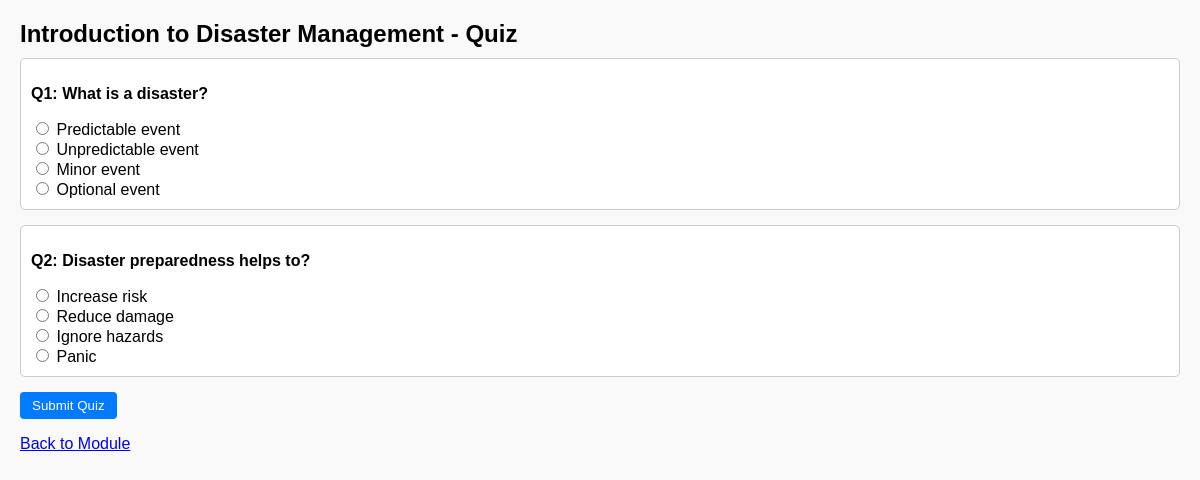
The app's page /lms/public/quiz.php?module_id=1 (signed in) with its own data.
### tables this page shows
CREATE TABLE `modules` (
  `id` int(11) NOT NULL,
  `title` varchar(255) NOT NULL,
  `description` text DEFAULT NULL,
  `sequence` int(11) NOT NULL,
  `status` enum('locked','unlocked','completed') DEFAULT 'locked',
  `created_at` timestamp NOT NULL DEFAULT current_timestamp(),
  `teacher_id` int(11) DEFAULT NULL
);

CREATE TABLE `quiz_questions` (
  `id` int(11) NOT NULL,
  `quiz_id` int(11) NOT NULL,
  `question` text NOT NULL,
  `option_a` varchar(255) NOT NULL,
  `option_b` varchar(255) NOT NULL,
  `option_c` varchar(255) NOT NULL,
  `option_d` varchar(255) NOT NULL,
  `answer` enum('a','b','c','d') NOT NULL,
  `created_at` timestamp NOT NULL DEFAULT current_timestamp()
);

### lms/public/quiz.php (the view, shortened to what this page needs)
<?php
require_once __DIR__ . '/../config/db_config.php';
$module_id = intval($_GET['module_id'] ?? 0);
$stmt = $mysqli->prepare("SELECT title FROM modules WHERE id = ?");
$stmt->bind_param('i', $module_id);
$stmt->execute();
$mod = $stmt->get_result()->fetch_assoc();
$stmt = $mysqli->prepare("SELECT id FROM quizzes WHERE module_id = ?");
$stmt->bind_param('i', $module_id);
$stmt->execute();
$quiz = $stmt->get_result()->fetch_assoc();
$stmt = $mysqli->prepare("SELECT id, question, option_a, option_b, option_c, option_d FROM quiz_questions WHERE quiz_id = ?");
$stmt->bind_param('i', $quiz['id']);
$stmt->execute();
$questions = $stmt->get_result()->fetch_all(MYSQLI_ASSOC);
?>
<!doctype html>
<html>
<head>
</head>
<body>
<h2><?= htmlspecialchars($mod['title']) ?> - Quiz</h2>
<form method="post" action="submit_quiz.php">
<?php foreach($questions as $i => $q): ?>
<div class="question">
<p><strong>Q<?= $i+1 ?>: <?= htmlspecialchars($q['question']) ?></strong></p>
<label><input type="radio" name="answer[<?= $q['id'] ?>]" value="a"> <?= htmlspecialchars($q['option_a']) ?></label><br>
<label><input type="radio" name="answer[<?= $q['id'] ?>]" value="b"> <?= htmlspecialchars($q['option_b']) ?></label><br>
<label><input type="radio" name="answer[<?= $q['id'] ?>]" value="c"> <?= htmlspecialchars($q['option_c']) ?></label><br>
<label><input type="radio" name="answer[<?= $q['id'] ?>]" value="d"> <?= htmlspecialchars($q['option_d']) ?></label>
</div>
<?php endforeach; ?>
<input type="submit" value="Submit Quiz">
</form>
<p><a href="module_view.php?id=<?= $module_id ?>">Back to Module</a></p>
</body>
</html>

### lms/public/quiz.php (style rules this page uses)
body { font-family: Arial, sans-serif; margin:20px; background:#f9f9f9; }
h2 { margin-bottom: 10px; }
.question { margin-bottom:15px; padding:10px; background:#fff; border:1px solid #ccc; border-radius:5px; }
input[type=submit] { padding:6px 12px; background:#007bff; color:#fff; border:none; border-radius:4px; cursor:pointer; }

### records on screen
modules: title "Introduction to Disaster Management"
quiz_questions: question "What is a disaster?", option_a "Predictable event", option_b "Unpredictable event", option_c "Minor event", option_d "Optional event"
quiz_questions: question "Disaster preparedness helps to?", option_a "Increase risk", option_b "Reduce damage", option_c "Ignore hazards", option_d "Panic"
